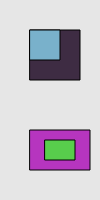
Frame 1 (no input)
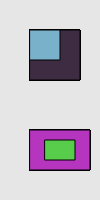
Frame 60 (no input)
Frame 120 (the mouse pressed at the canvas centre since frame 60): identical to frame 60, image omitted

The p5.js sketch that drew these frames (run headless with seeded random() and noise() and a simulated clock; from frame 60 on, the mouse is pressed at the canvas centre):

// p5.js sketch
// ── sketch.js
let color1, color2, color3, color4;

function setup() {
  createCanvas(100, 200);
  frameRate(30);
  background(230);
  color1 = color(random(255), random(255), random(255));
  color2 = color(random(255), random(255), random(255));
  color3 = color(random(255), random(255), random(255));
  color4 = color(random(255), random(255), random(255));
}

//rectMode(CORNER): default; interpreta os dois primeiros params de rect() como a esquina superior esquerda, e o terceiro e quarto params como a width e height
//rectMode(CORNERS): interpreta os dois primeiros params de rect() como a esquina superior esquerda, e o terceiro e quarto params como a esquina oposta
//rectMode(CENTER): interpreta os dois primeiros params de rect() como o centro do retângulo, e o terceiros e quarto params são a width e height
//rectMode(RADIUS): tbm usa os dois primeiros params como o centro, mas usa o terceiro e quarto params como a METADE da width e a METADE da height

//ellipseMode(CENTER): default; interpreta os dois primeiros parâmetros (x,y) de ellipse() como o centro da figura, e o terceiro e quarto parâmetros como width e height
//ellipseMode(RADIUS): também usa os dois primeiros parâmetros como o ponto central, mas usa o terceiro e o quarto parâmetros como a METADE da width e a METADE da height
//ellipseMode(CORNER): interpreta os dois primeiros parâmetros como a esquina superior esquerda da figura, e o terceiro e quarto parâmetros como a width e a height
//ellipseMode(CORNERS): interpreta os dois primeiros parâmetros como a localização de uma aresta do retângulo que "contém" a elipse, e os parâmetros terceiro e quarto como a localização da aresta oposta

function draw() {
  fill(color3);
  rectMode(CORNER);
  rect(30, 30, 50, 50);
  //
  fill(color4);
  rectMode(CORNERS);
  rect(30, 30, 60, 60);
  //
  fill(color1);
  rectMode(RADIUS);
  rect(60, 150, 30, 20);
  // //
  fill(color2);
  rectMode(CENTER);
  rect(60, 150, 30, 20);
}
